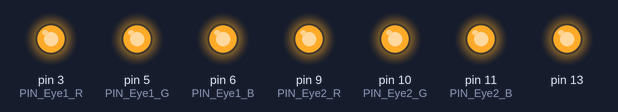
The sketch below on a simulated Arduino Uno, built with avr-gcc and run on an emulated ATmega328P. Shown: output pins drawn as LEDs (lit = HIGH). What the sketch prints to the serial monitor is not drawn.

Above: at 0.01 s.
At 1.2 s:
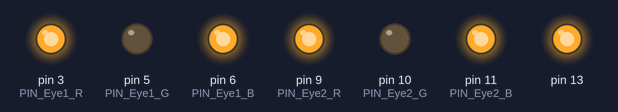
At 2.2 s:
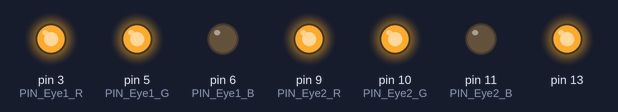
At 4.2 s:
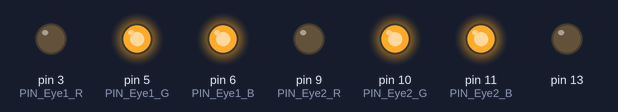
At 5.5 s:
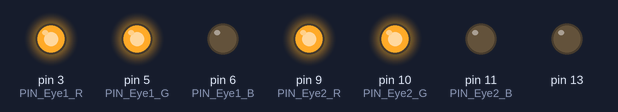
At 11.0 s:
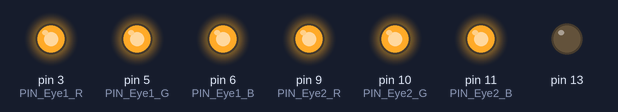
Timing chart, 0 to 12.5 s (numbered marks = the images above):
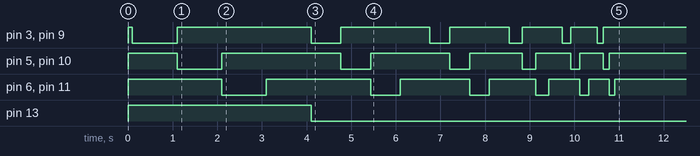

The sketch:

RFNinaShirt.ino
```cpp
// Wireless Nina's eyes in a T_Shirt by @justy
// OK, there's nothing shirt-specific in the code- you just need 2 RGB LEDs
// 433 MHz RF receiver plus RGB LEDs

// Full PWM support

// Simple wireless protocol
// Each colour component is sent separately.   You send an arm code, then the colour value.
// For example, to make purple you would:
// 1. Send CODE_ArmR
// 2. Send CODE_Base + 255 (40255)
// 3. Send CODE_ArmB
// 4. Send CODE_Base + 255 (40255)

// You can add these codes as custom commands on your Dashsboard.

#include <RCSwitch.h>
RCSwitch mySwitch = RCSwitch();

// Set this to true to check your LEDs are wired up properly
#define TESTMODE false

#define ENABLE_SERIAL true

#define CODE_ArmR 35000 // Hex 88B8
#define CODE_ArmG 35001 // Hex 88B9
#define CODE_ArmB 35002 // Hex 88BA

#define CODE_Base 40000 // Hex 9C40
// Highest value code will be 40255

// Pins

// Receiver
#define PIN_Data 0 // Actually pin 2!

// LEDs  (Check!)
#define PIN_Eye1_R 3
#define PIN_Eye1_G 5
#define PIN_Eye1_B 6

#define PIN_Eye2_R 9
#define PIN_Eye2_G 10
#define PIN_Eye2_B 11

int arm_state;

#define STATE_Idle 0
#define STATE_ArmR 1
#define STATE_ArmG 2
#define STATE_ArmB 3

void setup() {

  #if ENABLE_SERIAL
  Serial.begin(9600);
  #endif

  pinMode(PIN_Data, INPUT);
  mySwitch.enableReceive(PIN_Data);  // Receiver on inerrupt 0 => that is pin #2

  pinMode(PIN_Eye1_R, OUTPUT);
  pinMode(PIN_Eye1_G, OUTPUT);
  pinMode(PIN_Eye1_B, OUTPUT);

  pinMode(PIN_Eye2_R, OUTPUT);
  pinMode(PIN_Eye2_G, OUTPUT);
  pinMode(PIN_Eye2_B, OUTPUT);

  setEyesR(0);
  setEyesG(0);
  setEyesB(0);


  // Use pin 13 as status
  pinMode(13,OUTPUT);
  digitalWrite(13, HIGH);
  delay(100);

  showBootDisplay();

  arm_state = STATE_Idle;

  #if ENABLE_SERIAL
  Serial.println("Booting..");
  #endif


}

void loop() {

     #if TESTMODE
       showBootDisplay();
     #endif


  if (mySwitch.available()) {

    long value = mySwitch.getReceivedValue();

    #if ENABLE_SERIAL
    Serial.print("Code: ");
    Serial.println(value, DEC);
    #endif

    if (value == 0) {
      Serial.print("Unknown encoding");
    }
    else {

       int v = 0;
      switch(arm_state) {

      case STATE_Idle:
        // Accept arm codes


        switch(value) {
        case CODE_ArmR:
        arm_state = STATE_ArmR;
          break;
        case CODE_ArmG:
        arm_state = STATE_ArmG;
          break;
        case CODE_ArmB:
        arm_state = STATE_ArmB;
          break;

        }

        break;

      case STATE_ArmR:
        // Set the red to value-CODE_Base
        // But only if not receiving Arm_R!!
        if (value != CODE_ArmR) {
        v = constrain(value-CODE_Base,0,255);
        setEyesR(v);
        arm_state = STATE_Idle;
        }
        break;

      case STATE_ArmG:
        // Set the grn to value-CODE_Base
         // But only if not receiving Arm_G!!
        if (value != CODE_ArmG) {
        v = constrain(value-CODE_Base,0,255);
        setEyesG(v);
        arm_state = STATE_Idle;
        }
        break;

      case STATE_ArmB:
        // Set the blu to value-CODE_Base
         // But only if not receiving Arm_B!!
        if (value != CODE_ArmB) {
        v = constrain(value-CODE_Base,0,255);
        setEyesB(v);
        arm_state = STATE_Idle;
        }
        break;


      }


    }

    mySwitch.resetAvailable();

     #if ENABLE_SERIAL
      Serial.print("State: ");
      Serial.println(arm_state, DEC);
     #endif

    // Wait a bit
    delay(100);


  }

}

void showBootDisplay() {

  digitalWrite(13, HIGH);

  for (int d = 1000; d>100; d/=1.5) {

  // It wouldn't be a @justy thang without this:
  setEyesR(255);
  delay(d);
  setEyesR(0);
  setEyesG(255);
  delay(d);
  setEyesG(0);
  setEyesB(255);
  delay(d);
  setEyesB(0);
  delay(d);

  setEyesR(0);
  setEyesG(0);
  setEyesB(0);

  digitalWrite(13, LOW);

  }
  /*
  for (int i=255; i>0; i--) {
    setEyesR(i);
    setEyesG(i);
    setEyesB(i);
    delay(10);
  }

  setEyesR(0);
  setEyesG(0);
  setEyesB(0);
  */

 }

void setEyesR(int l) {
  analogWrite(PIN_Eye1_R, 255-l);
  analogWrite(PIN_Eye2_R, 255-l);
}

void setEyesG(int l) {
  analogWrite(PIN_Eye1_G, 255-l);
  analogWrite(PIN_Eye2_G, 255-l);
}

void setEyesB(int l) {
  analogWrite(PIN_Eye1_B, 255-l);
  analogWrite(PIN_Eye2_B, 255-l);
}
```
